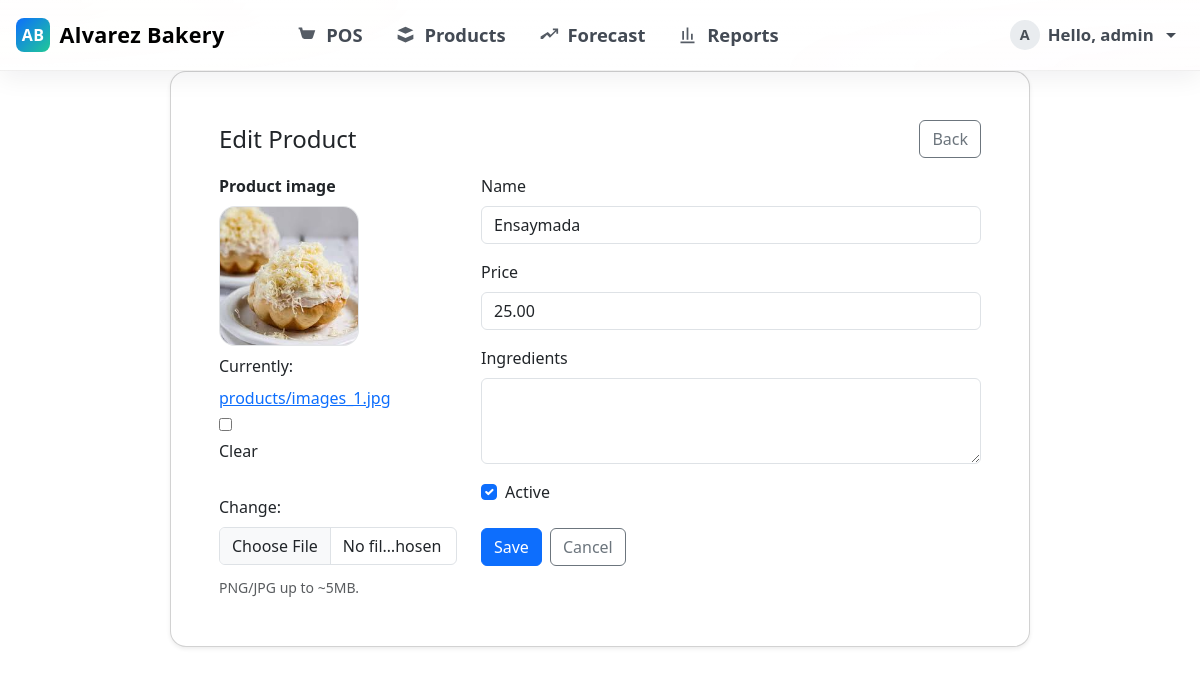
The app's page /products/2/edit/ (signed in) with its own data.
### core/models.py (models this page shows, shortened)
class Product(models.Model):
    name = models.CharField(max_length=160)
    price = models.DecimalField(max_digits=10, decimal_places=2)
    ingredients = models.TextField(blank=True)
    is_active = models.BooleanField(default=True)
    image = models.ImageField(upload_to="products/", blank=True, null=True)
    created_at = models.DateTimeField(auto_now_add=True)
    updated_at = models.DateTimeField(auto_now=True)

### core/views.py (the view)
# urls.py: path('products/<int:pk>/edit/', core_views.product_edit, name='product_edit'),
@login_required
@user_passes_test(is_admin)
def product_edit(request, pk):
    product = get_object_or_404(Product, pk=pk)
    if request.method == 'POST':
        form = ProductForm(request.POST, request.FILES, instance=product)  # <-- IMPORTANT
        if form.is_valid():
            form.save()
            messages.success(request, 'Product updated.')
            return redirect('product_list')
    else:
        form = ProductForm(instance=product)
    return render(request, 'core/product_form.html', {'form': form})

### core/forms.py
class ProductForm(forms.ModelForm):
    class Meta:
        model = Product
        fields = ['image', 'name', 'price', 'ingredients', 'is_active']
        widgets = {
            'image': forms.ClearableFileInput(attrs={
                'class': 'form-control',   # so it matches your bootstrap style
                'accept': 'image/*',
                'id': 'id_image',
            }),
            'name': forms.TextInput(attrs={'class': 'form-control'}),
            'price': forms.NumberInput(attrs={'class': 'form-control', 'step': '0.01'}),
            'ingredients': forms.Textarea(attrs={'class': 'form-control', 'rows': 3}),
            'is_active': forms.CheckboxInput(attrs={'class': 'form-check-input'}),
        }

### core/views.py (called while the page is built)
def is_admin(user):
    return user.is_staff  # treat staff=True as Admin role

### templates/core/product_form.html (shortened to what this page needs)
{% extends 'core/base.html' %}
{% load static %}
{% block content %}
<div class="card shadow-sm form-card mx-auto">
  <div class="card-body p-4 p-md-5">
    <div class="d-flex justify-content-between align-items-center mb-3">
      <h2 class="h4 m-0">{{ form.instance.pk|yesno:"Edit Product,New Product" }}</h2>
      <a href="/products/" class="btn btn-outline-secondary">Back</a>
    </div>
    <form method="post" enctype="multipart/form-data" novalidate>
      <div class="row g-4">
        <div class="col-md-4">
          <label class="form-label fw-semibold">Product image</label>
          <div class="d-flex flex-column align-items-start gap-2">
            {% if form.instance.image %}
              <img id="preview" src="{{ form.instance.image.url }}" class="thumb-lg" alt="Preview">
            {% else %}
              <img id="preview" src="" class="thumb-lg d-none" alt="Preview">
              <div id="placeholder" class="thumb-lg d-flex align-items-center justify-content-center">
                <span class="text-secondary small">No image</span>
              </div>
            {% endif %}
            {{ form.image }}
            <div class="form-text">PNG/JPG up to ~5MB.</div>
          </div>
        </div>
        <div class="col-md-8">
          <div class="mb-3">
            <label class="form-label">Name</label>
            {{ form.name }}
          </div>
          <div class="mb-3">
            <label class="form-label">Price</label>
            {{ form.price }}
          </div>
          <div class="mb-3">
            <label class="form-label">Ingredients</label>
            {{ form.ingredients }}
          </div>
          <div class="form-check mb-4">
            {{ form.is_active }}
            <label class="form-check-label">Active</label>
          </div>
          <div class="d-flex gap-2">
            <button class="btn btn-honey" type="submit">Save</button>
            <a class="btn btn-outline-secondary" href="/products/">Cancel</a>
          </div>
        </div>
      </div>
    </form>
  </div>
</div>
{% endblock %}

### templates/core/base.html (shortened to what this page needs)
{% load static %}
<!doctype html>
<html lang="en">
<head>
  <link rel="stylesheet" href="https://cdn.jsdelivr.net/npm/bootstrap@5.3.3/dist/css/bootstrap.min.css">
</head>
<body>
{% if request.path != '/login/' %}
<nav class="navbar navbar-expand-lg navbar-light navbar-elevated">
  <div class="container-fluid px-3">
    <a class="navbar-brand" href="/">
      <span class="brand-mark">AB</span>
      Alvarez Bakery
    </a>
    <div class="collapse navbar-collapse" id="nav">
      <ul class="navbar-nav ms-3 ms-md-4 ms-lg-5 me-auto">
        <li class="nav-item">
          <a class="nav-link {% if request.path == '/pos/' %}active{% endif %}" href="/pos/" title="Point of Sale">
            <svg class="nav-ic" viewBox="0 0 24 24" fill="currentColor" aria-hidden="true">
              <path d="M7 4H5L4 6h2l2.68 9.39A2 2 0 0 0 10.6 17h6.8a2 2 0 0 0 1.93-1.52L22 7H6.42L5.92 5.5 5.7 4.8A1 1 0 0 0 4.74 4H3v2h1.26l2.43 8.5A3 3 0 0 0 9.6 17H18v-2H9.6L7 4Z"/>
            </svg>
            <span>POS</span>
          </a>
        </li>
        {% if request.user.is_staff %}
        <li class="nav-item">
          <a class="nav-link {% if request.path == '/products/' %}active{% endif %}" href="/products/" title="Manage Products">
            <svg class="nav-ic" viewBox="0 0 24 24" fill="currentColor" aria-hidden="true">
              <path d="M3 7l9-4 9 4-9 4-9-4Zm0 5l9 4 9-4v5l-9 4-9-4v-5Z"/>
            </svg>
            <span>Products</span>
          </a>
        </li>
        <li class="nav-item">
          <a class="nav-link {% if request.path == '/forecast/' %}active{% endif %}" href="/forecast/" title="Forecast & Trends">
            <svg class="nav-ic" viewBox="0 0 24 24" fill="currentColor" aria-hidden="true">
              <path d="M3 17h2.59l4.7-4.7 3.3 3.3L21 8.18V11h2V5h-6v2h2.82l-5.3 5.3-3.3-3.3L3 14.41V17Z"/>
            </svg>
            <span>Forecast</span>
          </a>
        </li>
        <li class="nav-item">
          <a class="nav-link {% if request.path == '/reports/' %}active{% endif %}" href="/reports/" title="Reports">
            <svg class="nav-ic" viewBox="0 0 24 24" fill="currentColor" aria-hidden="true">
              <path d="M4 20h16v2H4zM6 18h2V8H6v10Zm5 0h2V4h-2v14Zm5 0h2v-7h-2v7Z"/>
            </svg>
            <span>Reports</span>
          </a>
        </li>
        {% endif %}
      </ul>
      <ul class="navbar-nav ms-auto align-items-center">
        {% if request.user.is_authenticated %}
          <li class="nav-item dropdown">
            <a class="nav-link dropdown-toggle d-flex align-items-center gap-2" href="#" id="userMenu" role="button" data-bs-toggle="dropdown" aria-expanded="false" style="font-size:1.05rem;">
              <span class="avatar">{{ request.user.username|slice:":1"|upper }}</span>
              <span class="d-none d-sm-inline">Hello, {{ request.user.username }}</span>
            </a>
          </li>
        {% else %}
          <li class="nav-item">
            <a class="btn btn-primary btn-lg" href="/login/">Login</a>
          </li>
        {% endif %}
      </ul>
    </div>
  </div>
</nav>
{% endif %}
<div class="{% if request.path == '/login/' %}container-fluid p-0{% else %}container{% endif %}">
  {% block content %}{% endblock %}
</div>
</body>
</html>

### templates/core/base.html (style rules this page uses)
.card { border-radius: 1rem; }
.navbar-elevated { position: sticky; top: 0; z-index: 1030; background: linear-gradient(180deg, rgba(255,255,255,.92), rgba(255,255,255,.88)), radial-gradient(800px 160px at 0% 0%, rgba(255,214,150,.15), transparent 60%), radial-gradient(800px 160px at 100% 100%, rgba(255,143,178,.12), transparent 60%); backdrop-filter: saturate(180%) blur(6px); -webkit-backdrop-filter: saturate(180%) blur(6px); border-bottom: 1px solid rgba(0,0,0,.06); box-shadow: 0 8px 24px rgba(16,24,40,.06); }
.navbar-brand { display: inline-flex; align-items: center; gap: .6rem; font-weight: 800; letter-spacing: .3px; font-size: 1.25rem; }
@media (min-width: 1200px) { .navbar-brand { font-size: 1.35rem; } }
.brand-mark { width: 34px; height: 34px; border-radius: 8px; background: linear-gradient(135deg, #0d6efd, #20c997); display: inline-grid; place-items: center; color: #fff; font-size: 1rem; font-weight: 700; }
.navbar-nav { gap: .6rem; }
@media (min-width: 992px) { .navbar-nav { gap: 1rem; } }
.nav-link { border-radius: 999px; display: inline-flex; align-items: center; gap: .55rem; color: #434a54; font-weight: 600; padding: .65rem 1rem; font-size: 1.05rem; }
@media (min-width: 992px) { .nav-link { padding: .75rem 1.15rem; font-size: 1.15rem; } }
.nav-ic { width: 19px; height: 19px; opacity: .9; }
@media (min-width: 992px) { .nav-ic { width: 21px; height: 21px; } }
.avatar { width: 30px; height: 30px; border-radius: 50%; display: inline-flex; align-items: center; justify-content: center; background: #e9ecef; color: #495057; font-weight: 700; font-size: .9rem; }

### templates/core/product_form.html (style rules this page uses)
.form-card { max-width: 860px; }
.thumb-lg { width: 140px; height: 140px; border-radius: 16px; object-fit: cover; background:#f1f3f5; border:1px solid rgba(0,0,0,.06); }
.btn-honey { background:#0d6efd; border-color:#0d6efd; color:#fff; }

### records on screen
Product: instance.pk "Edit Product", instance.image (picture), name "Ensaymada", price "25.00", is_active "☑"

### other values on screen
{{ request.user.username|slice:":1"|upper }} "A"
{{ request.user.username }} "admin"
